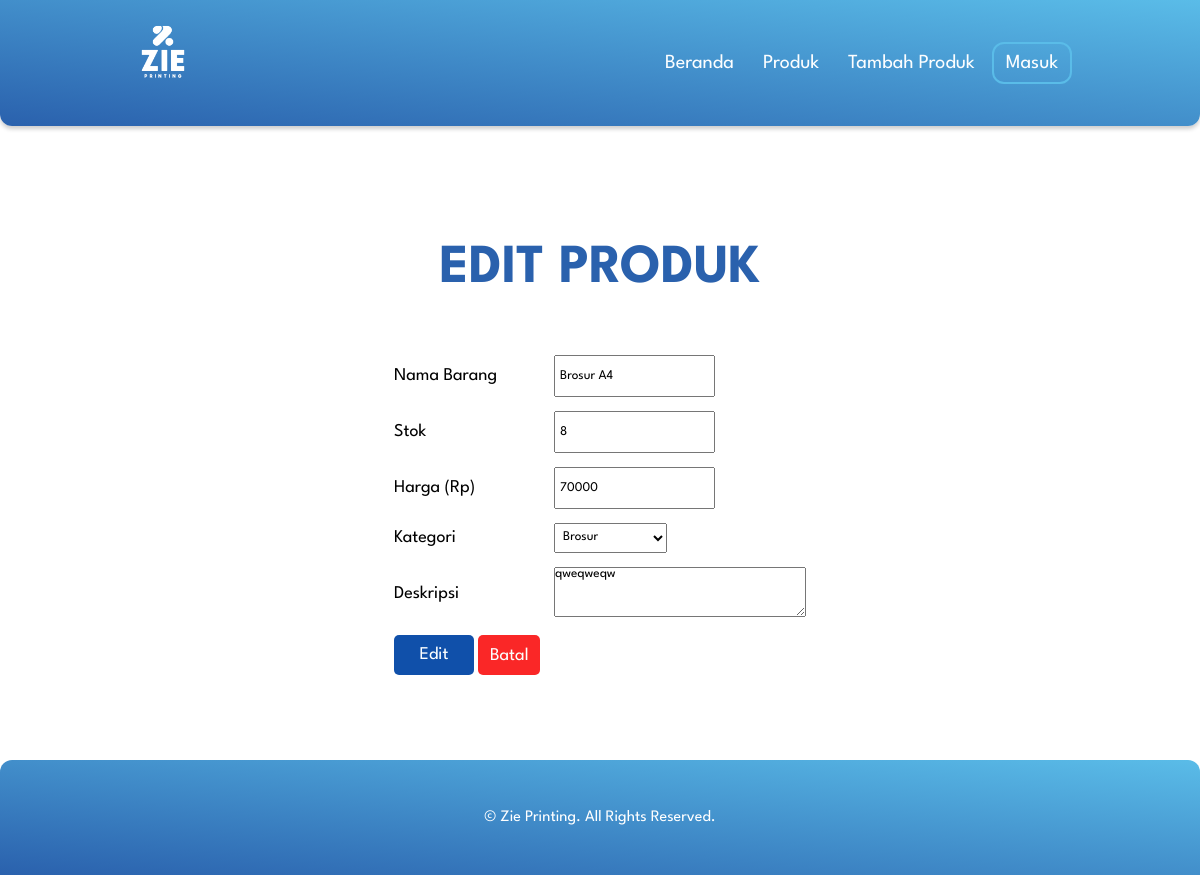
/edit.php?id=5 (signed in), run on the app's committed database.
### tables this page shows
CREATE TABLE `produk` (
  `idProduk` int(11) NOT NULL,
  `namaBarang` varchar(50) NOT NULL,
  `stokBarang` int(11) NOT NULL DEFAULT 0,
  `harga` decimal(10,0) NOT NULL DEFAULT 0,
  `tglTambah` date NOT NULL,
  `idUser` int(11) NOT NULL,
  `deskripsi` varchar(100) DEFAULT NULL,
  `idKategori` int(11) NOT NULL
);

### edit.php (the view, shortened to what this page needs)
<?php
require_once 'koneksi.php';
$id = isset($_GET['id']) ? (int)$_GET['id'] : 0;
$kategoriList = [
  1001 => 'Alat Kantor',
  1004 => 'Buku Cetak',
  1005 => 'Brosur',
  1006 => 'Undangan',
  1007 => 'Spanduk',
  1008 => 'Stiker',
  1009 => 'Kalender',
  1010 => 'Kartu Nama',
];
$res = mysqli_query(
    $koneksi,
    "SELECT p.idProduk, p.namaBarang, p.stokBarang, p.harga,
            p.idKategori, k.namaKategori, p.deskripsi
     FROM   produk   p
     JOIN   kategori k ON k.idKategori = p.idKategori
     WHERE  p.idProduk = $id
     LIMIT  1"
);
$p = mysqli_fetch_assoc($res);
?>
<!DOCTYPE html>
<html lang="en">
<head>
  <link rel="stylesheet" href="style.css">
</head>
<body>
  <nav>
    <ul>
      <li class="nav-left">
        <a href="#"><img src="image/zie_nobg.png" alt="ZIE PRINTING"></a>
      </li>
      <li class="nav-right">
        <a href="indexAdminPengguna.php">Beranda</a>
        <a href="produk.php">Produk</a>
        <a href="tambahproduk.php">Tambah Produk</a>
        <a href="login.php" class="dl">Masuk</a>
      </li>
    </ul>
  </nav>
  <main>
    <div class="selamatDatang">
      <div class="content"><h1>EDIT PRODUK</h1></div>
    </div>
    <form class="mainformproduk" method="post">
      <div class="formproduk">
        <table>
          <tr>
            <td>Nama Barang</td>
            <td><input type="text" name="namaBarang"
                       value="<?= htmlspecialchars($p['namaBarang']) ?>" required></td>
          </tr>
          <tr>
            <td>Stok</td>
            <td><input type="number" name="stokBarang"
                       value="<?= $p['stokBarang'] ?>" required></td>
          </tr>
          <tr>
            <td>Harga (Rp)</td>
            <td><input type="number" name="harga" step="0.01"
                       value="<?= $p['harga'] ?>" required></td>
          </tr>
          <tr>
            <td>Kategori</td>
            <td>
              <select name="idKategori" required>
                <?php foreach ($kategoriList as $kid => $knama): ?>
                  <option value="<?= $kid ?>"
                    <?= $kid == $p['idKategori'] ? 'selected' : '' ?>>
                    <?= $knama ?>
                  </option>
                <?php endforeach; ?>
              </select>
            </td>
          </tr>
          <tr>
            <td>Deskripsi</td>
            <td><textarea name="deskripsi" rows="4"
                  style="width:250px"><?= htmlspecialchars($p['deskripsi']) ?></textarea></td>
          </tr>
          <tr>
            <td>
              <input type="submit" name="simpan" value="Edit" class="btn1">
              <a href="produk.php" class="btn2" style="text-decoration:none;">Batal</a>
            </td>
          </tr>
        </table>
      </div>
    </form>
  </main>
  <footer>
    <p>&copy; Zie Printing. All Rights Reserved.</p>
  </footer>
</body>
</html>

### style.css (style rules this page uses)
* { margin: 0; padding: 0; font-family: League Spartan; }
nav { box-shadow: 0 3px 4px 0 rgba(0,0,0,.2); position: sticky; top: 0; background: linear-gradient(to top right, #2A61AD, #5ABCE8); overflow: hidden; font-size: 20px; border-radius: 0px 0px 12px 12px; }
nav ul { list-style: none; margin: 0 8rem; }
.nav-left { float: left; overflow: hidden; align-items: center; overflow: hidden; }
.nav-left img { padding: 16px 0; }
.nav-right { float: right; padding: 12px 0; margin: 30px 0; text-align: center; overflow: hidden; }
.nav-right a { display: inline-block; text-decoration: none; text-align: center; color: #FCFEFF; padding: 10px 12px; }
.dl { border: 2px solid #5ABCE8; border-radius: 12px; }
li img { width: 70px; }
main { justify-items: center; align-items: center; margin-top: 15px; margin: 15px 12%; }
.selamatDatang { overflow: hidden; padding: 6.4rem 0; text-align: center; animation: fadeIn 1s; }
.selamatDatang h1 { font-size: 55px; padding: 0 0 5px 0; color: #2A61AD; }
.mainformproduk { overflow: hidden; border-radius: 12px; margin: 32px; margin-top: -100px; }
.formproduk { display: flex; float: left; padding: 15px; border-radius: 12px; margin: 30px 0; font-size: large; }
.formproduk td { padding: 6px; }
.formproduk input { width: auto; height: 30px; padding: 4px; text-align: left; }
.formproduk a { width: auto; height: 30px; padding: 4px; text-align: left; }
.formproduk .btn1 { background-color: #1050aa; color: #FCFEFF; border: none; border-radius: 5px; width: 80px; height: 40px; text-align: center; font-size: large; }
.btn1 { background-color: #1050aa; color: #FCFEFF; border: none; border-radius: 5px; width: 80px; height: 40px; text-align: center; font-size: large; }
.formproduk .btn2 { background-color: #fa2727; color: #FCFEFF; border: none; border-radius: 5px; width: 80px; height: 40px; text-align: center; font-size: large; padding: 11.5px; }
.formproduk select { width: auto; height: 30px; padding: 4px; text-align: left; }
footer { padding: 50px 0; border-radius: 12px 12px 0px 0px; background: linear-gradient(to top right, #2A61AD, #5ABCE8); justify-items: center; color: white; }

### data on the page
produk: namaBarang "Brosur A4", stokBarang "8", harga "70000", idKategori "Brosur", deskripsi "qweqweqw"
